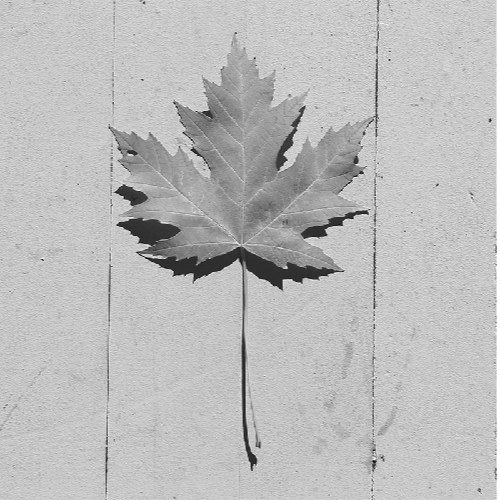
#> input picture Aula 18-03/Imagens/folha_cinza.png, 500 x 500 px, found by its file name
$ python histograma.py
#> lines starting #> are read from the running program, lines starting #| are printed output that depends on the picture
import cv2
import matplotlib.pyplot as plt

imagem = cv2.imread("./Aula 18-03/Imagens/folha_cinza.png", cv2.COLOR_BGR2GRAY)
#> imagem is the input picture: shape (500, 500, 3); mean B, G, R 188.3, 188.3, 188.3


hist = imagem.ravel() #converte uma matriz para um vetor

#Plota o histograma
plt.hist(hist,256,[0,256], color = 'pink') #precisa passar o número de bins e o intervalo de valores, e o range de valores (0-255)
plt.title('Distribuição  de tons de cinza')
plt.xlabel('Intensidade do pixel')
plt.ylabel('Quantidade de pixels')

plt.tight_layout() #ajusta o layout para evitar sobreposição de elementos
plt.show()
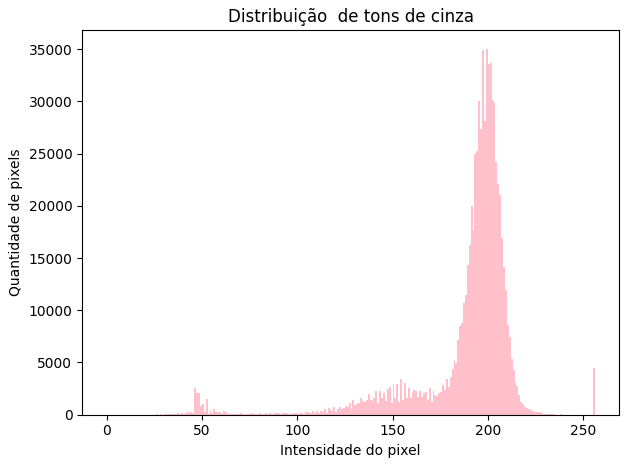
#> figure drawn by matplotlib, 1 panel; tallest bar 35042 high, from x = 199 to 200
